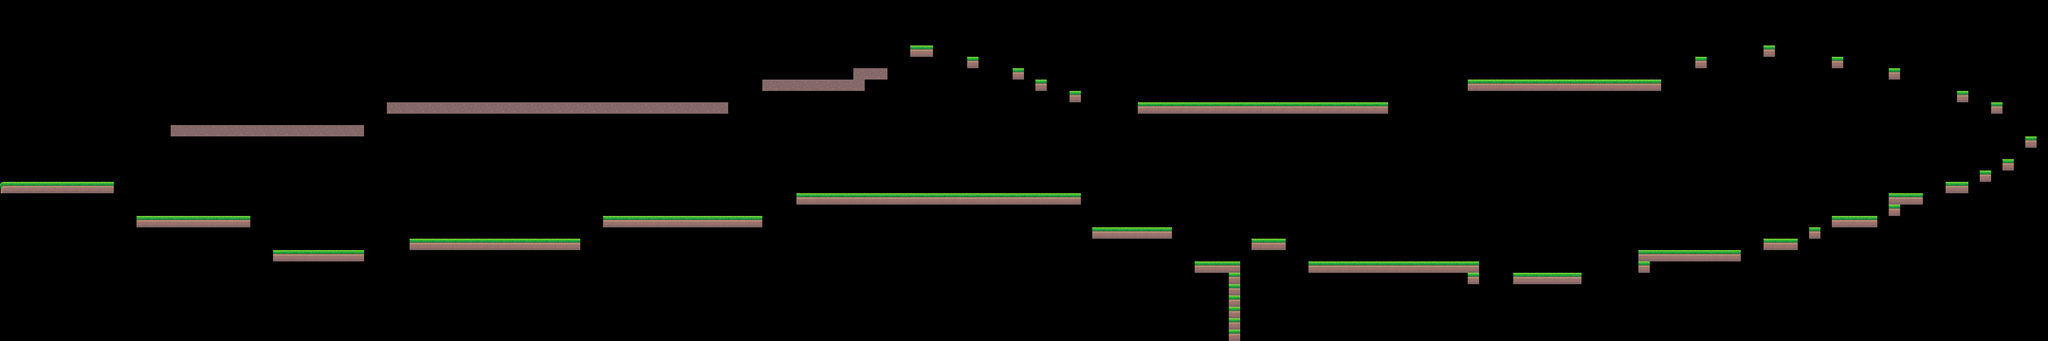

This is a level from a 2D game, rendered from its Tiled map with the project's own tilesets. A one-line summary and the map file follow, with tile-layer data summarised:
An orthogonal 180x30 tile map with 32x32 px tiles, 1 tile layer (Tile Layer 1).

<map version="1.2" tiledversion="1.3.5" orientation="orthogonal" renderorder="right-down" width="180" height="30" tilewidth="32" tileheight="32" infinite="0" nextlayerid="2" nextobjectid="1">
 <tileset firstgid="1" name="tiles2" tilewidth="32" tileheight="32" tilecount="42" columns="7">
  <image source="../Textures/tileset2.png" width="224" height="192" />
 </tileset>
 <layer id="1" name="Tile Layer 1" width="180" height="30">
  <data>[5400 cells, 261 non-empty, 3 distinct tile ids]</data>
 </layer>
</map>
